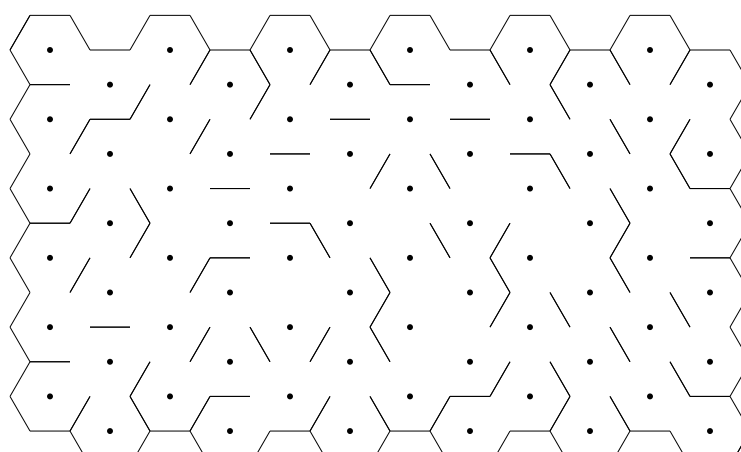

Write the Python code that produced this figure.
import random
import svgwrite
import math
N=5

N_sloupce = 6
N_radky = 6*2

maze = [[[True,True,True,True,True,True] for j in range(N_sloupce)] for i in range(N_radky)]

visited = []

# 0 doprava dolu
# 1 dolu
# 2 doleva dolu
# 3 doleva nahoru
# 4 nahoru
# 5 doprava nahoru
directions_sude = [(1,0),(2,0),(+1,-1),(-1,-1),(-2,0),(-1,0)]
directions_liche = [(1,1),(2,0),(+1,0),(-1,0),(-2,0),(-1,1)]



def print_maze():
    dwg = svgwrite.Drawing('hexagonal_maze.svg', profile='full')
    a=40
    y = math.sqrt(a ** 2 - (a / 2) ** 2)
    hex = [(a, 0), (a / 2, y), (-a / 2, y), (-a, 0), (-a / 2, -y), (a / 2, -y), (a, 0)]  # vrcholy hexagonu


    for i in range(N_radky):
        shift_y =(i*y) +50

        # vykresleni hexagonu v sudem sloupci sloupci
        if i%2 == 0:
            for j in range(N_sloupce):

                shift_x = j*3*a + 50
                dwg.add(dwg.circle((shift_x,shift_y),3))

                for idx in range(len(hex) - 1):
                    x1 = hex[idx][0] + shift_x
                    y1 = hex[idx][1] + shift_y
                    x2 = hex[idx + 1][0] + shift_x
                    y2 = hex[idx + 1][1] + shift_y

                    dir = directions_sude[idx % 6]

                    #pridani sten uvnitr bludiste
                    if 0 <= i + dir[0] < N_radky and 0 <= j + dir[1] < N_sloupce and (not maze[i][j][idx]) and (not maze[i + dir[0]][j + dir[1]][(idx + 3) % 6]):
                        print((i,j),(i + dir[0],j + dir[1]),idx)
                        dwg.add(dwg.line((x1, y1), (x2, y2), stroke=svgwrite.rgb(0, 0, 0, '%')))

                    #pridani okraju bludiste
                    if i == 0 and (idx in [3,4,5]):
                        dwg.add(dwg.line((x1, y1), (x2, y2), stroke=svgwrite.rgb(0, 0, 0, '%')))

                    if i%N_radky%2 ==0 and i == N_radky-2 and (idx in [1]):
                        dwg.add(dwg.line((x1, y1), (x2, y2), stroke=svgwrite.rgb(0, 0, 0, '%')))
                    if j==0 and (idx in [2,3]):
                        dwg.add(dwg.line((x1, y1), (x2, y2), stroke=svgwrite.rgb(0, 0, 0, '%')))

                    if i == N_radky -1 and idx in [0,1,2]:
                        dwg.add(dwg.line((x1, y1), (x2, y2), stroke=svgwrite.rgb(0, 0, 0, '%')))


        # vykresleni hexagonu v lichem sloupci
        if i % 2 == 1:
            for j in range(N_sloupce):
                shift_y = (i * y) + 50
                shift_x = j * 3 * a + 50 + 3*a/2

                dwg.add(dwg.circle((shift_x, shift_y), 3))

                for idx in range(len(hex) - 1):
                    x1 = hex[idx][0] + shift_x
                    y1 = hex[idx][1] + shift_y
                    x2 = hex[idx + 1][0] + shift_x
                    y2 = hex[idx + 1][1] + shift_y

                    dir = directions_liche[idx % 6]

                    if 0 <= i + dir[0] < N_radky and 0 <= j + dir[1] < N_sloupce and (not maze[i][j][idx]) and (not maze[i + dir[0]][j + dir[1]][(idx + 3) % 6]):
                        print((i,j),(i + dir[0],j + dir[1]),idx)
                        dwg.add(dwg.line((x1, y1), (x2, y2), stroke=svgwrite.rgb(0, 0, 0, '%')))

                    #pridani okraju bludiste
                    if i==1 and idx==4:
                        dwg.add(dwg.line((x1, y1), (x2, y2), stroke=svgwrite.rgb(0, 0, 0, '%')))

                    if N_radky%2==1 and i==N_radky-2 and idx in [1]:
                        dwg.add(dwg.line((x1, y1), (x2, y2), stroke=svgwrite.rgb(0, 0, 0, '%')))

                    if i == N_radky - 1 and idx in [0,1,2]:
                        dwg.add(dwg.line((x1, y1), (x2, y2), stroke=svgwrite.rgb(0, 0, 0, '%')))

                    if j== N_sloupce -1 and idx in [0,5]:
                        dwg.add(dwg.line((x1, y1), (x2, y2), stroke=svgwrite.rgb(0, 0, 0, '%')))


    print("dwg save")
    dwg.save()



# 0 doprava dolu
# 1 dolu
# 2 doleva dolu
# 3 doleva nahoru
# 4 nahoru
# 5 doprava nahoru
def DFS(vertex=(0,0)):
    visited.append(vertex)

    if vertex==(N_radky-1,N_sloupce-1):
        return

    directions = None
    if vertex[0]%2==0:
        directions=directions_sude[:]
    else:
        directions=directions_liche[:]


    random.shuffle(directions)

    for dir in directions:
        x = vertex[0]+ dir[0]
        y = vertex[1]+ dir[1]

        if 0<=x<N_radky and 0<=y< N_sloupce and (x,y) not in visited:

            if dir in [(-1,0)] and vertex[0]%2==0:
                maze[vertex[0]][vertex[1]][5] = False
                maze[x][y][2] = False
                print(vertex,(x,y),"doprava nahoru")

            if dir in [(1, 0)] and vertex[0]%2==0:
                maze[vertex[0]][vertex[1]][0] = False
                maze[x][y][3] = False
                print(vertex,(x, y), "doprava dolu")

            if dir in [(-1,-1)] and vertex[0]%2==0:
                maze[vertex[0]][vertex[1]][3] = False
                maze[x][y][0] = False
                print(vertex,(x, y), "doleva nahoru")

            if dir in [(1, -1)] and vertex[0]%2==0:
                maze[vertex[0]][vertex[1]][2] = False
                maze[x][y][5] = False
                print(vertex,(x, y), "doleva dolu")



            if dir in [(-1, 1)] and vertex[0] % 2 == 1:
                maze[vertex[0]][vertex[1]][5] = False
                maze[x][y][2] = False
                print(vertex, (x, y), "doprava nahoru")

            if dir in [(1, 1)] and vertex[0] % 2 == 1:
                maze[vertex[0]][vertex[1]][0] = False
                maze[x][y][3] = False
                print(vertex,(x, y), "doprava dolu")

            if dir in [(-1, 0)] and vertex[0] % 2 == 1:
                maze[vertex[0]][vertex[1]][3] = False
                maze[x][y][0] = False
                print(vertex,(x, y), "doleva nahoru")

            if dir in [(1, 0)] and vertex[0] % 2 == 1:
                maze[vertex[0]][vertex[1]][2] = False
                maze[x][y][5] = False
                print(vertex,(x, y), "doleva dolu")


            if dir == (-2, 0):
                maze[vertex[0]][vertex[1]][4] = False
                maze[x][y][1] = False
                print(vertex,(x, y), "nahoru")

            if dir == (2, 0):
                maze[vertex[0]][vertex[1]][1] = False
                maze[x][y][4] = False
                print(vertex, (x, y), "dolu")

            DFS((x,y))





DFS()
print_maze()